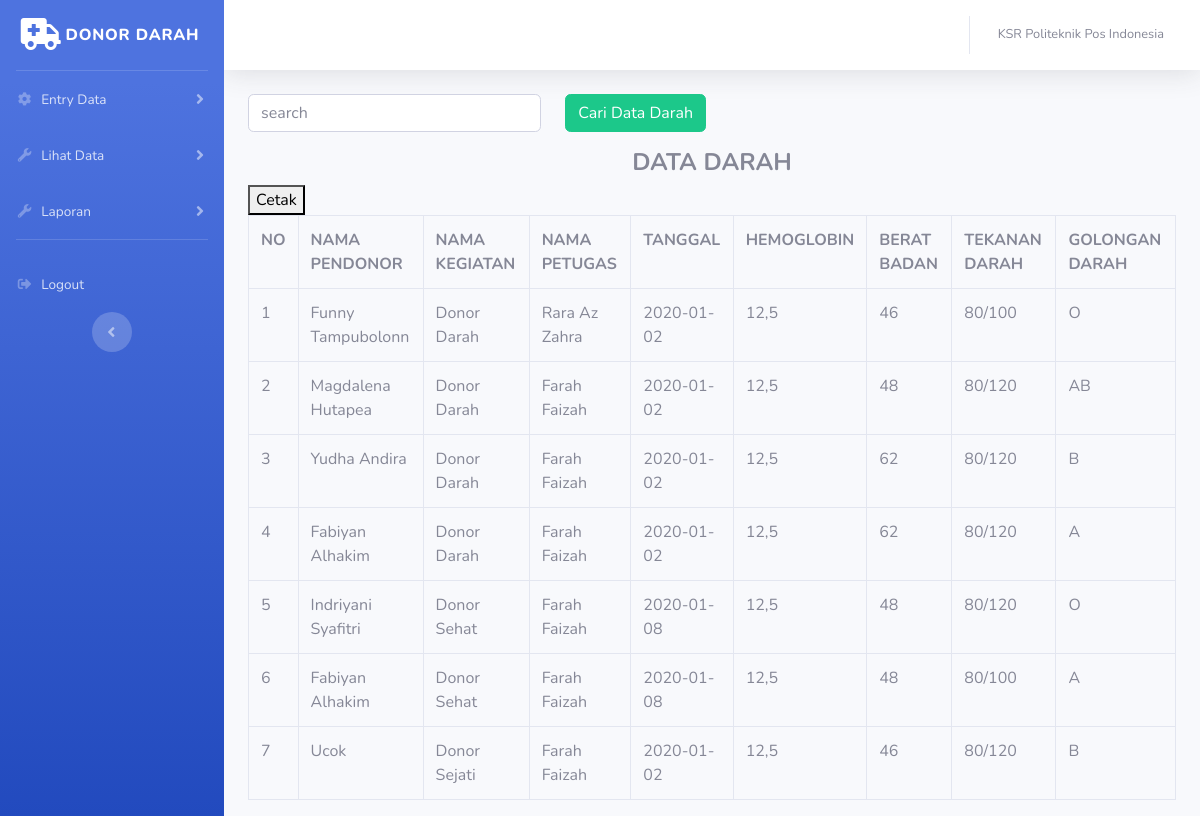
/index.php/admin/laporan, run on the app's committed database.
### tables this page shows
CREATE TABLE `pendonor` (
  `no` int(11) NOT NULL,
  `nama_kgt` varchar(255) NOT NULL,
  `nama_petugas` varchar(255) NOT NULL,
  `tanggal` date NOT NULL,
  `no_pendaftar` varchar(20) NOT NULL,
  `hb` varchar(10) NOT NULL,
  `bb` varchar(10) NOT NULL,
  `tekanan_darah` varchar(10) NOT NULL,
  `golongan_darah` varchar(5) NOT NULL,
  `status` varchar(30) NOT NULL,
  `keterangan` varchar(255) DEFAULT NULL
);

CREATE TABLE `daftar_donor` (
  `no_daftar` varchar(20) NOT NULL,
  `nama_kgt` varchar(100) NOT NULL,
  `nama` varchar(255) NOT NULL,
  `no_ktp` bigint(16) NOT NULL,
  `tempatlahir` varchar(255) NOT NULL,
  `tanggallahir` date NOT NULL,
  `usia` int(10) NOT NULL,
  `jenis_kelamin` varchar(20) NOT NULL,
  `alamat` text NOT NULL,
  `no_telp` varchar(14) NOT NULL,
  `donor_terakhir` date NOT NULL
);

### application/controllers/admin/laporan.php (called while the page is built, shortened)
<?php
class Laporan extends CI_Controller{
	public function index()
	{
		$this->load->model('model_laporan');
		$data['j'] = $this->model_laporan->tampil_data()->result();
		$this->load->view('templates_admin/header');
		$this->load->view('templates_admin/sidebar');
		$this->load->view('admin/laporan', $data);
		$this->load->view('templates_admin/footer');
	}
}

### index.php (called while the page is built, shortened)
<?php
require_once BASEPATH.'core/CodeIgniter.php';

### application/models/model_laporan.php (called while the page is built, shortened)
<?php
class Model_laporan extends CI_Model{
	public function tampil_data(){
		$hsl=$this->db->query("SELECT no_daftar,nama, pendonor.nama_kgt, pendonor.nama_petugas, pendonor.tanggal, pendonor.hb, pendonor.bb, pendonor.tekanan_darah, pendonor.golongan_darah FROM pendonor INNER JOIN daftar_donor WHERE pendonor.no_pendaftar = daftar_donor.no_daftar and status='diterima' ");
		return $hsl;
	}
}
?>

### application/views/admin/laporan.php (the view)
<div class="container-fluid">
  <div class="navbar-form" class="navbar-right">
  <?php echo form_open('admin/laporan/search') ?>
  <div class="row">
  <div class="col-md-4">
  <input type="text" name="keyword" class="form-control mb-3" placeholder="search">
  </div>
<div class="col-md-4">
  <button type="submit" class="btn btn-success mb-3">Cari Data Darah</button>
</div>
</div>
  <?php echo form_close()?>
</div>
</div>
<div class="container-fluid">
	<h4><center><strong>DATA DARAH</strong></center></h4>
	<button onclick="window.print();">Cetak</button>
	<table class="table table-bordered">
		<tr>
			<th>NO</th>
			<th>NAMA PENDONOR</th>
			<th>NAMA KEGIATAN</th>
			<th>NAMA PETUGAS</th>
			<th>TANGGAL</th>
			<th>HEMOGLOBIN</th>
			<th>BERAT BADAN</th>
			<th>TEKANAN DARAH</th>
			<th>GOLONGAN DARAH</th>
		</tr>
		<?php
		$no=1;
		foreach($j as $j) : ?>
		<tr>
			<td><?php echo $no++ ?></td>
			<td><?php echo $j->nama ?></td>
			<td><?php echo $j->nama_kgt ?></td>
			<td><?php echo $j->nama_petugas ?></td>
			<td><?php echo $j->tanggal ?></td>
			<td><?php echo $j->hb ?></td>
			<td><?php echo $j->bb ?></td>
			<td><?php echo $j->tekanan_darah ?></td>
			<td><?php echo $j->golongan_darah ?></td>
		</tr>
		<?php endforeach; ?>
	</table>
</div>

### data on the page
pendonor: daftar_donor.nama "Funny Tampubolonn", nama_kgt "Donor Darah", nama_petugas "Rara Az Zahra", tanggal "2020-01-02", hb "12,5", bb "46", tekanan_darah "80/100", golongan_darah "O"
pendonor: daftar_donor.nama "Magdalena Hutapea", nama_kgt "Donor Darah", nama_petugas "Farah Faizah", tanggal "2020-01-02", hb "12,5", bb "48", tekanan_darah "80/120", golongan_darah "AB"
pendonor: daftar_donor.nama "Yudha Andira", nama_kgt "Donor Darah", nama_petugas "Farah Faizah", tanggal "2020-01-02", hb "12,5", bb "62", tekanan_darah "80/120", golongan_darah "B"
pendonor: daftar_donor.nama "Fabiyan Alhakim", nama_kgt "Donor Darah", nama_petugas "Farah Faizah", tanggal "2020-01-02", hb "12,5", bb "62", tekanan_darah "80/120", golongan_darah "A"
pendonor: daftar_donor.nama "Indriyani Syafitri", nama_kgt "Donor Sehat", nama_petugas "Farah Faizah", tanggal "2020-01-08", hb "12,5", bb "48", tekanan_darah "80/120", golongan_darah "O"
pendonor: daftar_donor.nama "Fabiyan Alhakim", nama_kgt "Donor Sehat", nama_petugas "Farah Faizah", tanggal "2020-01-08", hb "12,5", bb "48", tekanan_darah "80/100", golongan_darah "A"
pendonor: daftar_donor.nama "Ucok", nama_kgt "Donor Sejati", nama_petugas "Farah Faizah", tanggal "2020-01-02", hb "12,5", bb "46", tekanan_darah "80/120", golongan_darah "B"
